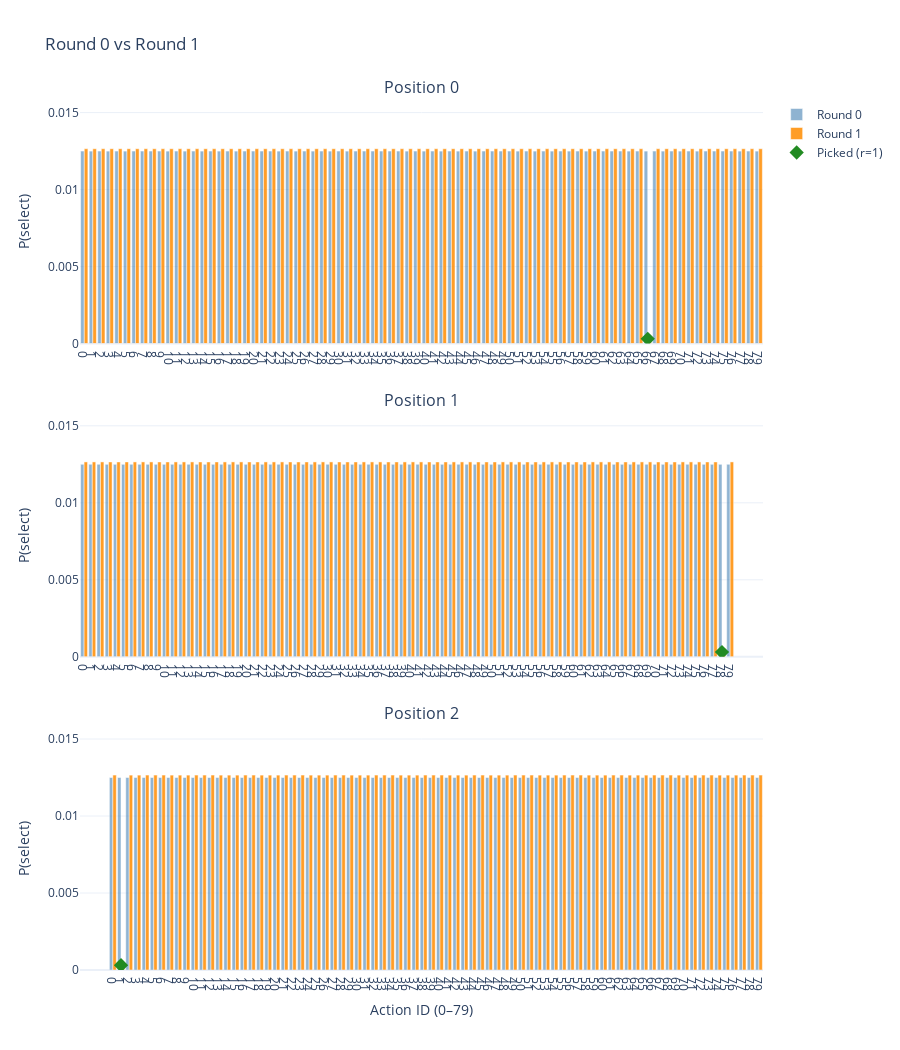
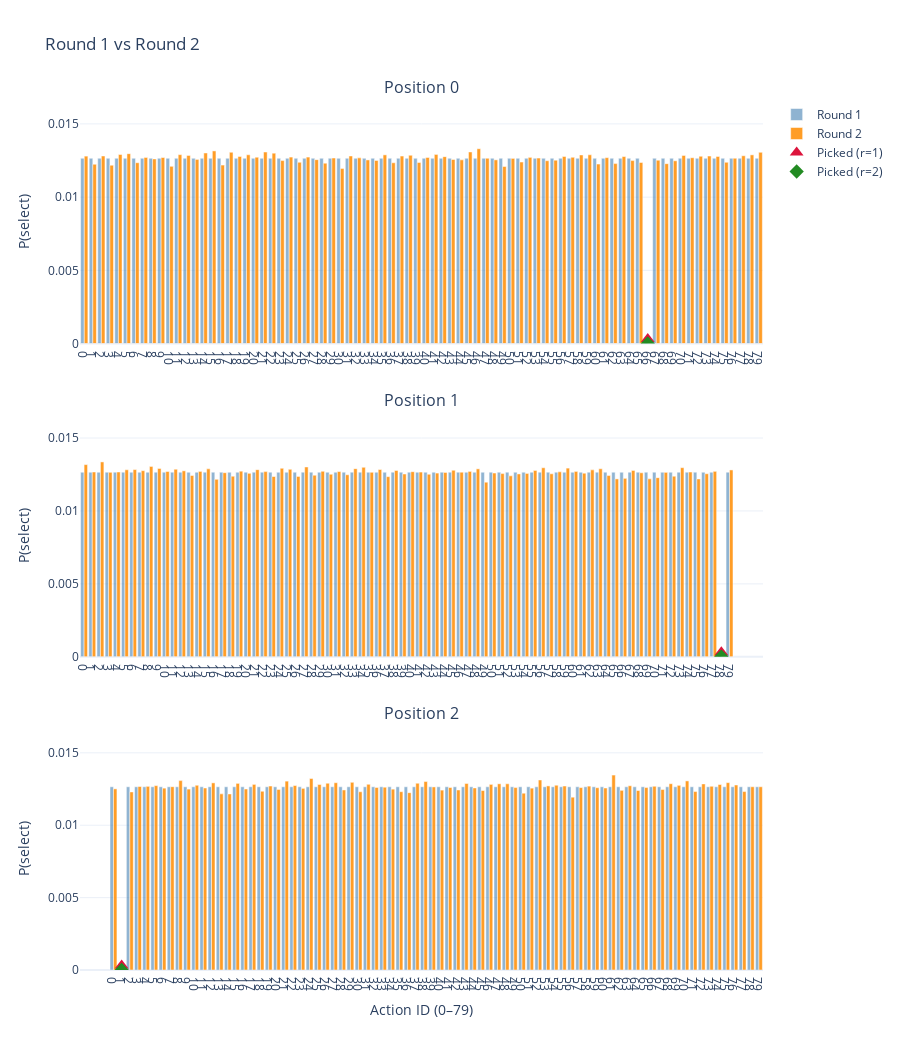

Notebook code cell kept with these figures, in order:
### Code cell
# Assumes you already built df (action, position, reward, pscore) and bf for n_actions
tracker = ThompsonSlateTracker(df=df, n_actions=bf["n_actions"], positions=[0,1,2], seed=SEED)

# Round 0 is already recorded (uniform)
# Take Round 1 (samples per position, updates α/β, stores PMFs)
samp1 = tracker.next_round(random_state=SEED, use_mc_if_needed=False)  # exact is valid here
print("Round 1 samples:\n", samp1)

# Plot Round 0 vs Round 1
tracker.plot_compare(0, 1, title="Round 0 vs Round 1")

# Take Round 2 (now exact may be invalid; allow MC to compute PMFs)
samp2 = tracker.next_round(random_state=SEED, use_mc_if_needed=True)   # enables MC fallback
print("Round 2 samples:\n", samp2)

# Plot Round 1 vs Round 2
tracker.plot_compare(1, 2, title="Round 1 vs Round 2")
